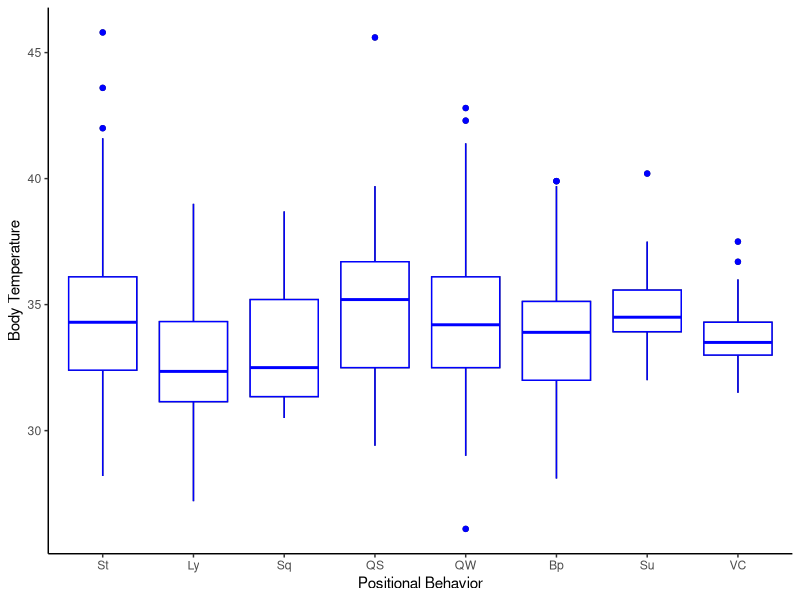
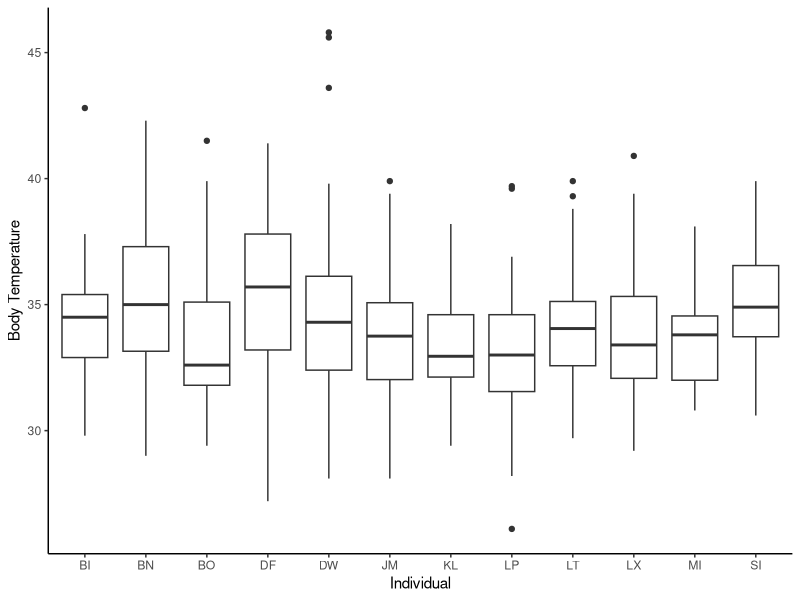
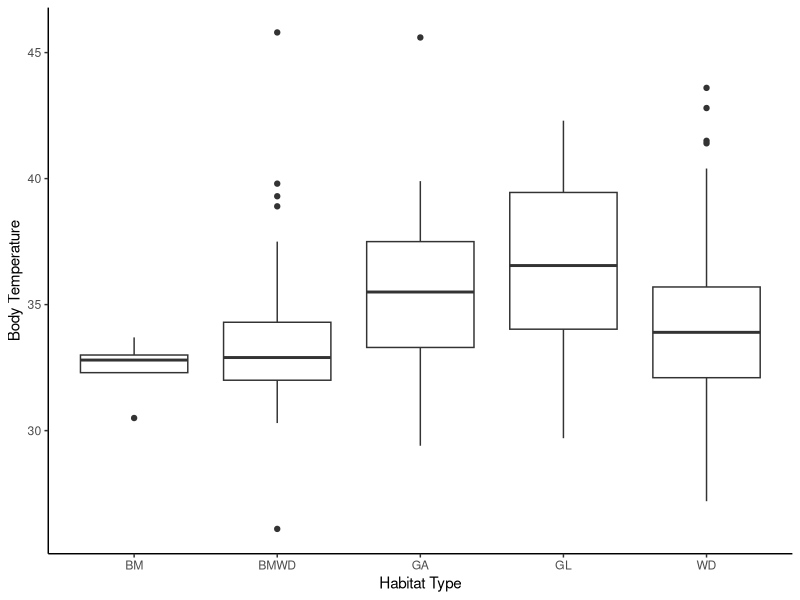
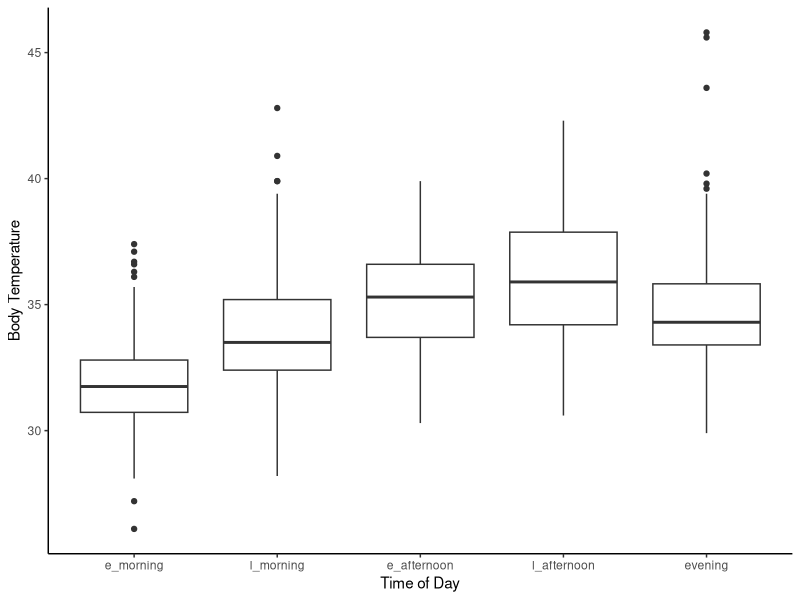
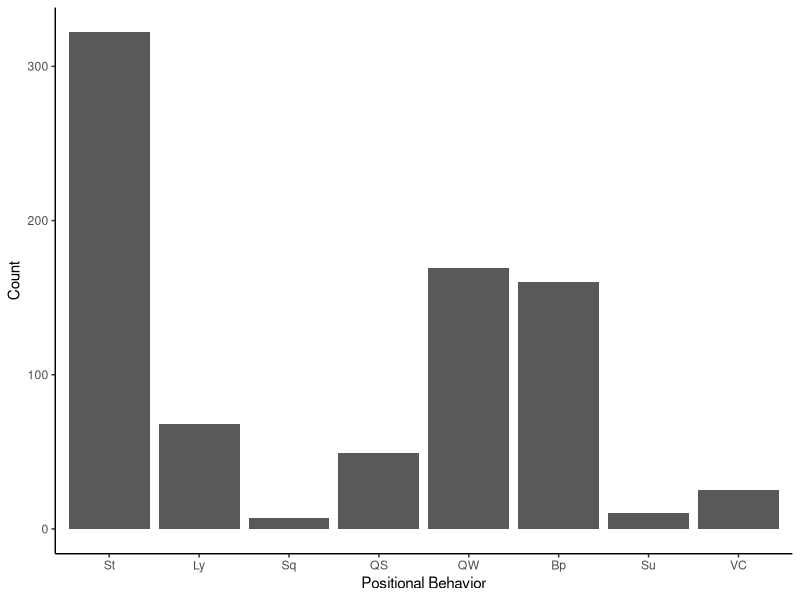
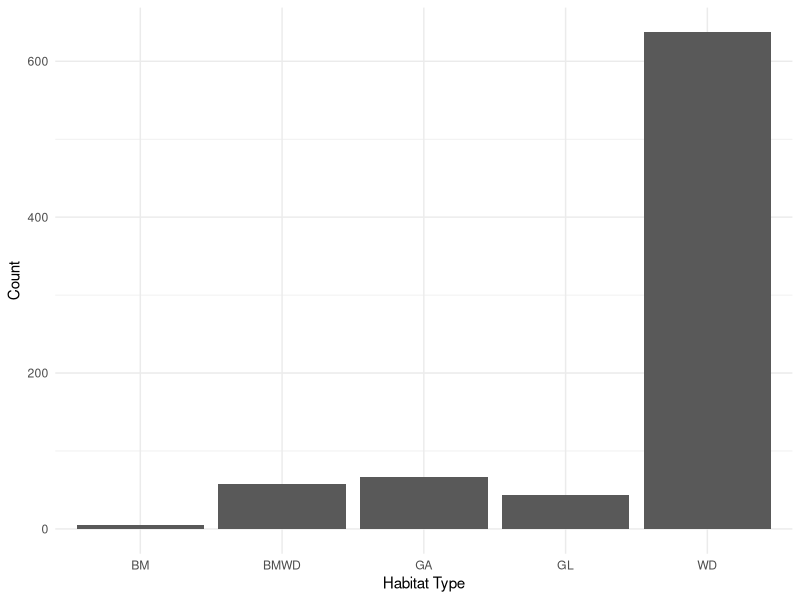
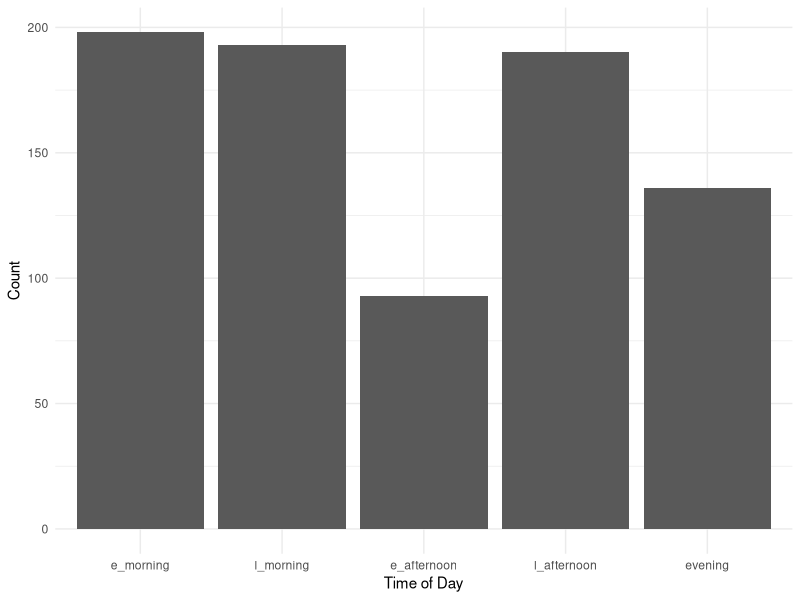
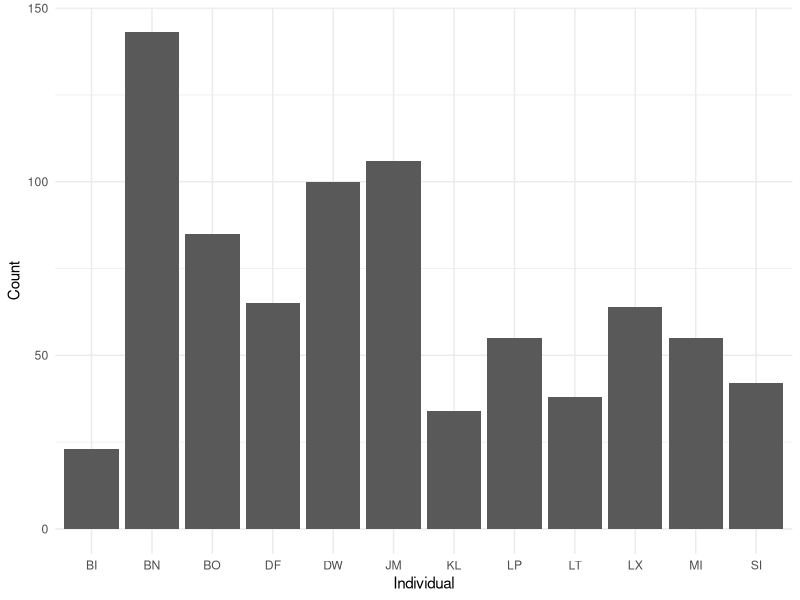

The R source for these figures, in order: (Note: this script raises an error after producing the figures.)
# load libraries
library(tidyverse) 
library(readr) 
library(lubridate)
library(magrittr)
library(ggplot2)
library(car)
library(emmeans)
library(lme4)
library(ggthemes)
library(plyr)

##read in data
prelim_tidy <- read_csv("_data/_tidy/prelim_data_tidycols.csv")
View(prelim_tidy)

#Omit any missing values:
summary(is.na(prelim_tidy))

prelim_temp<-na.omit(prelim_tidy)
View(prelim_temp)

#Combine positional behaviors into smaller categories
# suspensory = Cb, Br & QM
#Vertical climb and cling together
prelim_temp$pos_beh[prelim_temp$pos_beh == "Cb"] <- "Su"
prelim_temp$pos_beh[prelim_temp$pos_beh == "Br"] <- "Su"
prelim_temp$pos_beh[prelim_temp$pos_beh == "QM"] <- "Su"
prelim_temp$pos_beh[prelim_temp$pos_beh == "Vci"] <- "VC"
prelim_temp$pos_beh[prelim_temp$pos_beh == "Abp"] <- "Bp"
prelim_temp$pos_beh[prelim_temp$pos_beh == "BpS"] <- "Bp"
prelim_temp$pos_beh[prelim_temp$pos_beh == "BpW"] <- "Bp"

############
##re-order levels
prelim_temp$time_od <- factor(prelim_temp$time_od, levels = c("e_morning", "l_morning", "e_afternoon", "l_afternoon", "evening"))
prelim_temp$pos_beh <- factor(prelim_temp$pos_beh, levels = c("St", "Ly", "Sq", "QS", "QW", "Bp", "Su", "VC"))

## Change to factor and numeric
factor_cols <- c("pos_beh","context", "substrate", "hab_type", "individual")
numeric_cols <- c("sun", "therm_t", "t_lo", "t_hi")

prelim_temp[factor_cols] <- lapply(prelim_temp[factor_cols], as.factor)

prelim_temp[numeric_cols] <- lapply(prelim_temp[numeric_cols], as.numeric)

str(prelim_temp)

##plotting
ggplot(prelim_temp, aes(pos_beh, therm_t)) +
  geom_boxplot() + labs(x="Positional Behavior", y="Body Temperature") +
  theme_classic() + geom_boxplot(fill = "white", colour = "blue")

ggplot(prelim_temp, aes(individual, therm_t)) +
  geom_boxplot() + labs(x="Individual", y="Body Temperature") +
  theme_classic()

ggplot(prelim_temp, aes(hab_type, therm_t)) +
  geom_boxplot() + labs(x="Habitat Type", y="Body Temperature") +
  theme_classic()

ggplot(prelim_temp, aes(time_od, therm_t)) +
  geom_boxplot() + labs(x="Time of Day", y="Body Temperature") +
  theme_classic()

##counts
ggplot(prelim_temp, aes(pos_beh))+
  geom_bar(stat="count") + labs(x="Positional Behavior", y="Count") +
  theme_classic()  

ggplot(prelim_temp, aes(hab_type))+
  geom_bar(stat="count") + labs(x="Habitat Type", y="Count")+
  theme_minimal()    ###can I combine bamboo with bamboo woodland?

ggplot(prelim_temp, aes(time_od))+
  geom_bar(stat="count") + labs(x="Time of Day", y="Count")+
  theme_minimal()

ggplot(prelim_temp, aes(individual))+
  geom_bar(stat="count") + labs(x="Individual", y="Count")+
  theme_minimal()

ggplot(prelim_temp, aes(sun))+
  geom_histogram()

###model plotting
library(broom)
m1 <- lmer(therm_t ~ pos_beh + time_od + sun + date + hab_type + 
       (1|individual), data = prelim_temp)

summary(m1)

#m1_res <- tidy(coef(summary(m1)) ) 

#ggplot(m1_res, aes(pos_beh, therm_t)) +
  #geom_point()


ggplot(prelim_temp, aes(pos_beh, therm_t)) + 
  #geom_point(size = 3) +
  geom_point(aes(y=predict(m1)), size = 1)

ggplot(prelim_temp, aes(pos_beh, therm_t)) + 
  geom_point(size = 3) +
  geom_boxplot(aes(y=predict(m1)), size = 1, colour = "red") +
  labs(x="Positional Behavior", y="Body Temperature") +
  theme_classic()

##labels = c("Sit", "Lie", "Squate", "Quadrupedal Stand", 
           #"Quadrupedal Walk", "Bipedal", "Suspensory", 
           #"Vertical Climb/Cling")

##attempting to follow tutorial but got too confused....
preddata <- with(prelim_temp, expand.grid(pos_beh = levels(pos_beh), time_od = levels(time_od), 
                                          sun = 50, date = "2018-06-28", hab_type = "WD"))

###
factor_cols <- c("pos_beh", "time_od", "hab_type")
numeric_cols <- c("sun")

preddata[factor_cols] <- lapply(preddata[factor_cols], as.factor)

preddata[numeric_cols] <- lapply(preddata[numeric_cols], as.numeric)

preddata$date <- as.Date(preddata$date)

str(preddata)
########
mm <- model.matrix(~pos_beh + time_od + sun + date + hab_type, data=preddata)
###won't work because I don't have 2 or more levels per factor

pframe2 <- data.frame(preddata,eta=mm%*%fixef(m1))
pframe2 <- with(pframe2,data.frame(pframe2,prop=eta))
pvar1 <- diag(mm %*% tcrossprod(vcov(m1),mm))
tvar1 <- pvar1+VarCorr(m1)$individual
pframe2 <- data.frame(
  pframe2
  , plo = pframe2$eta-2*sqrt(pvar1)
  , phi = pframe2$eta+2*sqrt(pvar1)
  , tlo = pframe2$eta-2*sqrt(tvar1)
  , thi = pframe2$eta+2*sqrt(tvar1)
)
